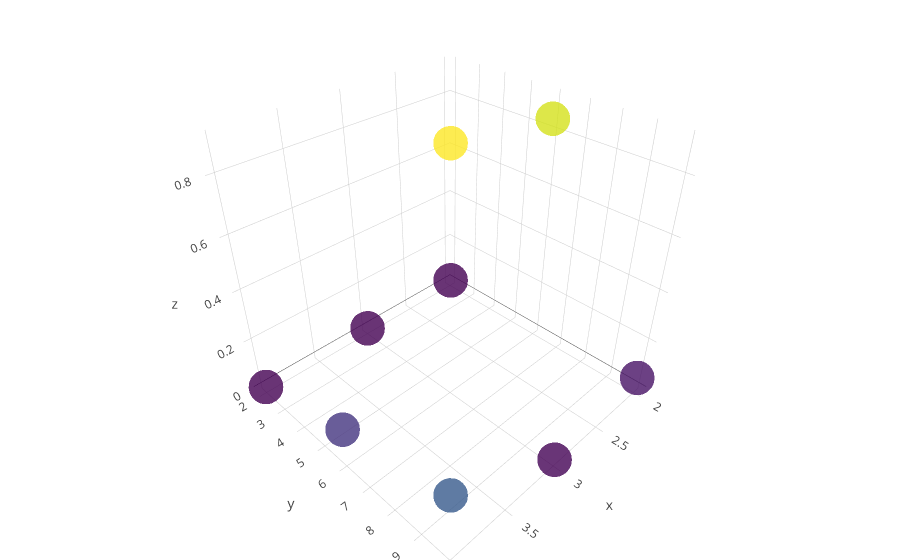

Notebook code for this chart:
### Markdown cell above
Self play take 1

### Code cell
stats = {(4, 10, 100): (0.250258, 0.521004, 0.228742), (4, 6, 100): (0.135762, 0.365109, 0.499131), (4, 2, 100): (0.000000, 0.000506, 0.999494), (3, 6, 100): (0.896821, 0.099519, 0.003662), (3, 2, 100): (0.000000, 0.001014, 0.998985), (3, 10, 100): (0.002634, 0.819764, 0.177606), (2, 10, 100): (0.042334, 0.285531, 0.672136), (2, 2, 100): (0.000000, 0.001932, 0.998039), (2, 6, 100): (0.838392, 0.160457, 0.001153), }
plot_stats(stats)

### Figure 1 — Plotly figure (JSON) as saved in the notebook; plotly's stock layout.template omitted (floating-point values rounded to 4 significant figures)
{"data": [{"marker": {"color": [0.2503, 0.1358, 0, 0.8968, 0, 0.002634, 0.04233, 0, 0.8384], "colorscale": "Viridis", "opacity": 0.8, "size": 12}, "mode": "markers", "type": "scatter3d", "x": [4, 4, 4, 3, 3, 3, 2, 2, 2], "y": [10, 6, 2, 6, 2, 10, 10, 2, 6], "z": [0.2503, 0.1358, 0, 0.8968, 0, 0.002634, 0.04233, 0, 0.8384]}], "layout": {"margin": {"b": 0, "l": 0, "r": 0, "t": 0}}}
